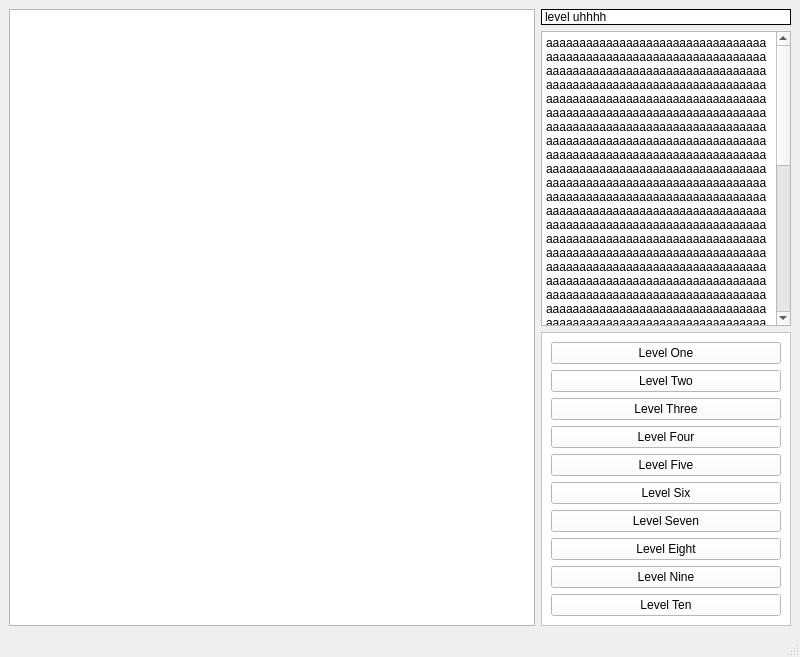
<?xml version="1.0" encoding="UTF-8"?>
<ui version="4.0">
 <class>MainWindow</class>
 <widget class="QMainWindow" name="MainWindow">
  <property name="geometry">
   <rect>
    <x>0</x>
    <y>0</y>
    <width>800</width>
    <height>657</height>
   </rect>
  </property>
  <property name="windowTitle">
   <string>MainWindow</string>
  </property>
  <widget class="QWidget" name="centralwidget">
   <property name="sizePolicy">
    <sizepolicy hsizetype="Expanding" vsizetype="Expanding">
     <horstretch>0</horstretch>
     <verstretch>0</verstretch>
    </sizepolicy>
   </property>
   <layout class="QHBoxLayout" name="horizontalLayout">
    <item>
     <widget class="QGraphicsView" name="graphicsView">
      <property name="sizePolicy">
       <sizepolicy hsizetype="MinimumExpanding" vsizetype="MinimumExpanding">
        <horstretch>0</horstretch>
        <verstretch>0</verstretch>
       </sizepolicy>
      </property>
      <property name="minimumSize">
       <size>
        <width>300</width>
        <height>300</height>
       </size>
      </property>
     </widget>
    </item>
    <item>
     <layout class="QVBoxLayout" name="verticalLayout" stretch="0,0,0">
      <property name="sizeConstraint">
       <enum>QLayout::SizeConstraint::SetMinimumSize</enum>
      </property>
      <item alignment="Qt::AlignmentFlag::AlignRight">
       <widget class="QLabel" name="LevelLabel">
        <property name="sizePolicy">
         <sizepolicy hsizetype="Fixed" vsizetype="Preferred">
          <horstretch>0</horstretch>
          <verstretch>0</verstretch>
         </sizepolicy>
        </property>
        <property name="minimumSize">
         <size>
          <width>250</width>
          <height>0</height>
         </size>
        </property>
        <property name="maximumSize">
         <size>
          <width>250</width>
          <height>16777215</height>
         </size>
        </property>
        <property name="styleSheet">
         <string notr="true">border-style: solid;
border-color: black;
border-width:1px;
background-color:white;</string>
        </property>
        <property name="text">
         <string>level uhhhh</string>
        </property>
       </widget>
      </item>
      <item alignment="Qt::AlignmentFlag::AlignRight">
       <widget class="QTextBrowser" name="LevelDescription">
        <property name="sizePolicy">
         <sizepolicy hsizetype="Fixed" vsizetype="Expanding">
          <horstretch>0</horstretch>
          <verstretch>0</verstretch>
         </sizepolicy>
        </property>
        <property name="minimumSize">
         <size>
          <width>250</width>
          <height>0</height>
         </size>
        </property>
        <property name="maximumSize">
         <size>
          <width>250</width>
          <height>16777215</height>
         </size>
        </property>
        <property name="html">
         <string>&lt;!DOCTYPE HTML PUBLIC &quot;-//W3C//DTD HTML 4.0//EN&quot; &quot;http://www.w3.org/TR/REC-html40/strict.dtd&quot;&gt;
&lt;html&gt;&lt;head&gt;&lt;meta name=&quot;qrichtext&quot; content=&quot;1&quot; /&gt;&lt;meta charset=&quot;utf-8&quot; /&gt;&lt;style type=&quot;text/css&quot;&gt;
p, li { white-space: pre-wrap; }
hr { height: 1px; border-width: 0; }
li.unchecked::marker { content: &quot;\2610&quot;; }
li.checked::marker { content: &quot;\2612&quot;; }
&lt;/style&gt;&lt;/head&gt;&lt;body style=&quot; font-family:'Segoe UI'; font-size:9pt; font-weight:400; font-style:normal;&quot;&gt;
&lt;p style=&quot; margin-top:0px; margin-bottom:0px; margin-left:0px; margin-right:0px; -qt-block-indent:0; text-indent:0px;&quot;&gt;aaaaaaaaaaaaaaaaaaaaaaaaaaaaaaaaaaaaaaaaaaaaaaaaaaaaaaaaaaaaaaaaaaaaaaaaaaaaaaaaaaaaaaaaaaaaaaaaaaaaaaaaaaaaaaaaaaaaaaaaaaaaaaaaaaaaaaaaaaaaaaaaaaaaaaaaaaaaaaaaaaaaaaaaaaaaaaaaaaaaaaaaaaaaaaaaaaaaaaaaaaaaaaaaaaaaaaaaaaaaaaaaaaaaaaaaaaaaaaaaaaaaaaaaaaaaaaaaaaaaaaaaaaaaaaaaaaaaaaaaaaaaaaaaaaaaaaaaaaaaaaaaaaaaaaaaaaaaaaaaaaaaaaaaaaaaaaaaaaaaaaaaaaaaaaaaaaaaaaaaaaaaaaaaaaaaaaaaaaaaaaaaaaaaaaaaaaaaaaaaaaaaaaaaaaaaaaaaaaaaaaaaaaaaaaaaaaaaaaaaaaaaaaaaaaaaaaaaaaaaaaaaaaaaaaaaaaaaaaaaaaaaaaaaaaaaaaaaaaaaaaaaaaaaaaaaaaaaaaaaaaaaaaaaaaaaaaaaaaaaaaaaaaaaaaaaaaaaaaaaaaaaaaaaaaaaaaaaaaaaaaaaaaaaaaaaaaaaaaaaaaaaaaaaaaaaaaaaaaaaaaaaaaaaaaaaaaaaaaaaaaaaaaaaaaaaaaaaaaaaaaaaaaaaaaaaaaaaaaaaaaaaaaaaaaaaaaaaaaaaaaaaaaaaaaaaaaaaaaaaaaaaaaaaaaaaaaaaaaaaaaaaaaaaaaaaaaaaaaaaaaaaaaaaaaaaaaaaaaaaaaaaaaaaaaaaaaaaaaaaaaaaaaaaaaaaaaaaaaaaaaaaaaaaaaaaaaaaaaaaaaaaaaaaaaaaaaaaaaaaaaaaaaaaaaaaaaaaaaaaaaaaaaaaaaaaaaaaaaaaaaaaaaaaaaaaaaaaaaaaaaaaaaaaaaaaaaaaaaaaaaaaaaaaaaaaaaaaaaaaaaaaaaaaaaaaaaaaaaaaaaaaaaaaaaaaaaaaaaaaaaaaaaaaaaaaaaaaaaaaaaaaaaaaaaaaaaaaaaaaaaaaaaaaaaaaaaaaaaaaaaaaaaaaaaaaaaaaaaaaaaaaaaaaaaaaaaaaaaaaaaaaaaaaaaaaaaaaaaaaaaaaaaaaaaaaaaaaaaaaaaaaaaaaaaaaaaaaaaaaaaaaaaaaaaaaaaaaaaaaaaaaaaaaaaaaaaaaaaaaaaaaaaaaaaaaaaaaaaaaaaaaaaaaaaaaaaaaaaaaaaaaaaaaaaaaaaaaaaaaaaaaaaaaaaaaaaaaaaaaaaaaaaaaaaaaaaaaaaaaaaaaaaaaaaaaaaaaaaaaaaaaaaaaaaaaaaaaaaaaaaaaaaaaaaaaaaaaaaaaaaaaaaaaaaaaaaaaaaaaaaaaaaaaaaaaaaaaaaaaaaaaaaaaaaaaaaaaaaaaaaaaaaaaaaaaaaaaaaaaaaaaaaaaaaaaaaaaaaaaaaaaaaaaaaaaaaaaaaaaaaaaaaaaaaaaaaaaaaaaaaaa&lt;/p&gt;&lt;/body&gt;&lt;/html&gt;</string>
        </property>
       </widget>
      </item>
      <item alignment="Qt::AlignmentFlag::AlignRight">
       <widget class="QScrollArea" name="LevelSelect">
        <property name="sizePolicy">
         <sizepolicy hsizetype="Maximum" vsizetype="Expanding">
          <horstretch>0</horstretch>
          <verstretch>0</verstretch>
         </sizepolicy>
        </property>
        <property name="minimumSize">
         <size>
          <width>250</width>
          <height>0</height>
         </size>
        </property>
        <property name="maximumSize">
         <size>
          <width>250</width>
          <height>16777215</height>
         </size>
        </property>
        <property name="styleSheet">
         <string notr="true">background-color:white;</string>
        </property>
        <property name="widgetResizable">
         <bool>true</bool>
        </property>
        <widget class="QWidget" name="scrollAreaWidgetContents">
         <property name="geometry">
          <rect>
           <x>0</x>
           <y>0</y>
           <width>248</width>
           <height>289</height>
          </rect>
         </property>
         <layout class="QVBoxLayout" name="verticalLayout_2">
          <item>
           <widget class="QPushButton" name="level_1">
            <property name="text">
             <string>Level One</string>
            </property>
           </widget>
          </item>
          <item>
           <widget class="QPushButton" name="level_2">
            <property name="text">
             <string>Level Two</string>
            </property>
           </widget>
          </item>
          <item>
           <widget class="QPushButton" name="level_3">
            <property name="text">
             <string>Level Three</string>
            </property>
           </widget>
          </item>
          <item>
           <widget class="QPushButton" name="level_4">
            <property name="text">
             <string>Level Four</string>
            </property>
           </widget>
          </item>
          <item>
           <widget class="QPushButton" name="level_5">
            <property name="text">
             <string>Level Five</string>
            </property>
           </widget>
          </item>
          <item>
           <widget class="QPushButton" name="level_6">
            <property name="text">
             <string>Level Six</string>
            </property>
           </widget>
          </item>
          <item>
           <widget class="QPushButton" name="level_7">
            <property name="text">
             <string>Level Seven</string>
            </property>
           </widget>
          </item>
          <item>
           <widget class="QPushButton" name="level_8">
            <property name="text">
             <string>Level Eight</string>
            </property>
           </widget>
          </item>
          <item>
           <widget class="QPushButton" name="level_9">
            <property name="text">
             <string>Level Nine</string>
            </property>
           </widget>
          </item>
          <item>
           <widget class="QPushButton" name="level_10">
            <property name="text">
             <string>Level Ten</string>
            </property>
           </widget>
          </item>
         </layout>
        </widget>
       </widget>
      </item>
     </layout>
    </item>
   </layout>
  </widget>
  <widget class="QMenuBar" name="menubar">
   <property name="geometry">
    <rect>
     <x>0</x>
     <y>0</y>
     <width>800</width>
     <height>17</height>
    </rect>
   </property>
  </widget>
  <widget class="QStatusBar" name="statusbar"/>
 </widget>
 <resources/>
 <connections/>
</ui>
